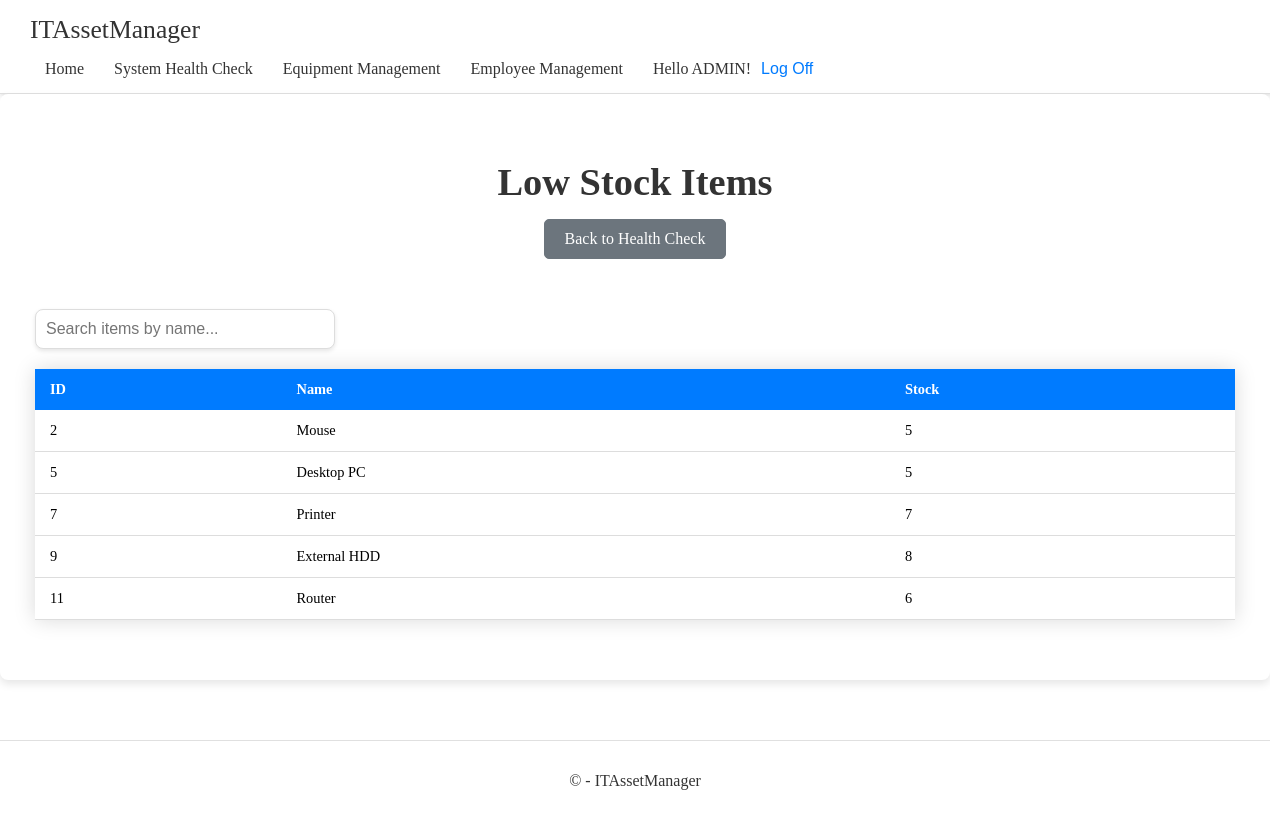
/systemhealthcheck/low_stock_items/ (signed in), run on an earlier commit of the app's database.
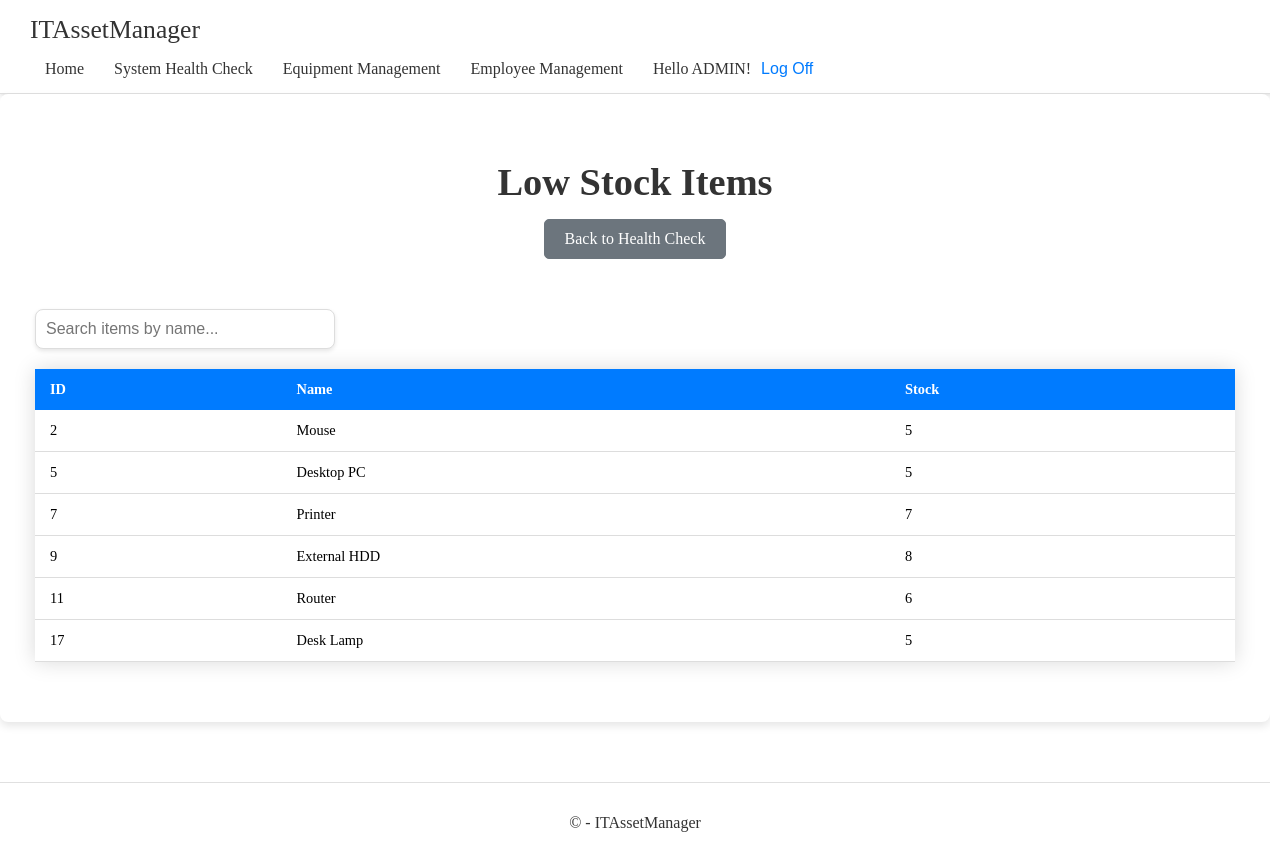
And on a later commit of the database.
### app/models.py (models this page shows, shortened)
class Equipment(models.Model):
    CONDITION_CHOICES = [
        ('new', 'New'),
        ('good', 'Good'),
        ('fair', 'Fair'),
        ('poor', 'Poor'),
        ('broken', 'Broken'),
    ]
    USAGE_STATUS_CHOICES = [
        ('free', 'Free'),
        ('in_use', 'In Use'),
        ('maintenance', 'Maintenance'),
        ('in_repair', 'In Repair'),
    ]
    name = models.CharField(max_length=100)
    description = models.TextField(null=True, blank=True)  # Nullable and blankable
    purchased_date = models.DateField(default=date.today)  # Default to current day
    serial_number = models.CharField(max_length=100, unique=True)
    assigned_users = models.ManyToManyField(User, blank=True)
    condition_status = models.CharField(max_length=10, choices=CONDITION_CHOICES, default='new')
    usage_status = models.CharField(max_length=15, choices=USAGE_STATUS_CHOICES, default='free')
    stock = models.PositiveIntegerField(default=0)

### app/decorators.py (the view)
    def wrapper(request, *args, **kwargs):
        if not request.user.is_authenticated:
            return redirect('login')
        return view_func(request, *args, **kwargs)

### app/views.py (called while the page is built)
@login_required
def low_stock_items(request):
    low_stock_items = Equipment.objects.filter(stock__lt=LOW_STOCK_THRESHOLD)
    context = {
        'low_stock_items': low_stock_items,
    }
    return render(request, 'app/systemhealthcheck/low_stock_items.html', context)

### app/templates/app/systemhealthcheck/low_stock_items.html (shortened to what this page needs)
{% extends 'app/base.html' %}
{% load static %}
{% block extra_head %}
<link rel="stylesheet" href="{% static 'app/content/low_stock/low_stock_items.css' %}">
{% endblock %}
{% block content %}
<main style="flex: 1; padding: 40px 20px; display: flex; justify-content: center; background-color: #ffffff; border-radius: 8px; box-shadow: 0 4px 8px rgba(0, 0, 0, 0.1);">
    <div style="width: 100%; max-width: 1200px; margin: 0 auto;">
        <div style="text-align: center; margin-bottom: 30px;">
            <h1 style="color: #333; font-size: 2.4rem; margin-bottom: 15px;">Low Stock Items</h1>
            <a href="{% url 'system_health_check' %}" style="display: inline-block; background-color: #6c757d; color: #ffffff; text-align: center; padding: 10px 20px; border-radius: 5px; text-decoration: none; transition: background-color 0.2s, border-color 0.2s, box-shadow 0.2s; border: 1px solid #6c757d; margin-bottom: 20px; position: relative;"
               onmouseover="this.style.backgroundColor='#5a6268'; this.style.borderColor='#5a6268'; this.style.boxShadow='0 4px 8px rgba(0, 0, 0, 0.2)';"
               onmouseout="this.style.backgroundColor='#6c757d'; this.style.borderColor='#6c757d'; this.style.boxShadow='0 2px 4px rgba(0, 0, 0, 0.1)';">Back to Health Check</a>
        </div>
        <div style="margin-bottom: 20px;">
            <input type="search" data-search="lowStockTableBody"
                   placeholder="Search items by name..."
                   style="width: 100%; max-width: 300px; padding: 10px; font-size: 1rem; border: 1px solid #ddd; border-radius: 8px; box-shadow: 0 2px 4px rgba(0, 0, 0, 0.1); transition: border-color 0.3s ease; outline: none; margin-bottom: 20px;">
            <table style="width: 100%; border-collapse: collapse; font-size: 0.9rem; box-shadow: 0 0 20px rgba(0, 0, 0, 0.15);">
                <thead style="background-color: #007bff; color: #ffffff;">
                    <tr>
                        <th style="padding: 12px 15px; text-align: left;">ID</th>
                        <th style="padding: 12px 15px; text-align: left;">Name</th>
                        <th style="padding: 12px 15px; text-align: left;">Stock</th>
                    </tr>
                </thead>
                <tbody id="lowStockTableBody">
                    {% for item in low_stock_items %}
                    <tr style="border-bottom: 1px solid #dddddd;">
                        <td style="padding: 12px 15px;">{{ item.id }}</td>
                        <td style="padding: 12px 15px;">{{ item.name }}</td>
                        <td style="padding: 12px 15px;">{{ item.stock }}</td>
                    </tr>
                    {% endfor %}
                </tbody>
            </table>
        </div>
    </div>
</main>
{% endblock %}

What changed in the data, as far as the page shows it:
added Equipment: id "17", name "Desk Lamp", stock "5"
